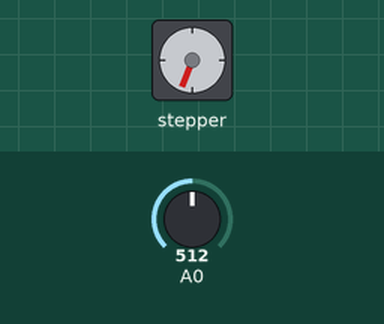
This sketch was run on a simulated Arduino Uno, built with avr-gcc and run on an emulated ATmega328P. On the bench: stepper motor. The test bench sets the inputs (shaded band); at power-on: A0 = 512. Stepper angles assume 200 steps per turn.

Above: at 5.9 s.
6.0 s: A0 set to 716
At 6.45 s:
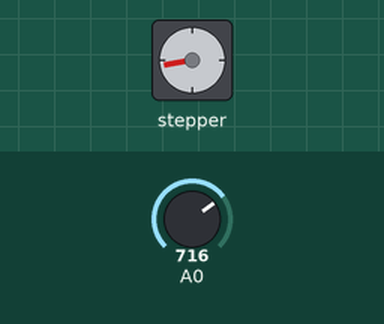
At 7.05 s:
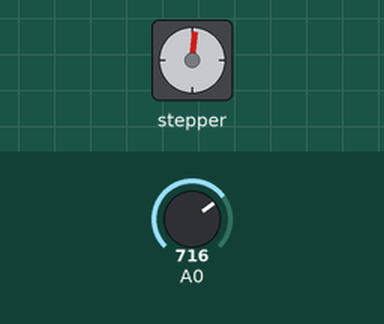
9.0 s: A0 set to 1023
At 9.75 s:
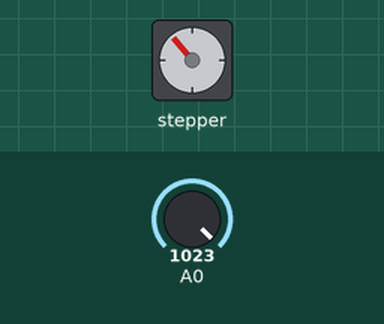
12.0 s: A0 set to 900
Timing chart, 0 to 15.0 s (numbered marks = the images above; inputs shaded):
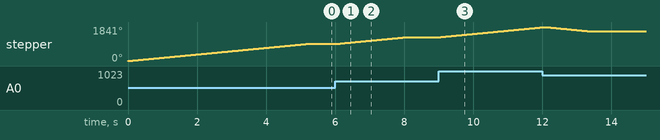

Measured:
- after the input at 6.0 s, stepper: turns 367° clockwise in 2.0 s, starting at once
- after the input at 9.0 s, stepper: keeps turning clockwise at about 180°/s, starting at once
- by itself, stepper: turns 921° clockwise in 5.1 s

The sketch:

stepper_test.ino
```cpp
/*
 Stepper Motor Control - one step at a time

 This program drives a unipolar or bipolar stepper motor.
 The motor is attached to digital pins 8 - 11 of the Arduino.

 The motor will step one step at a time, very slowly.  You can use this to
 test that you've got the four wires of your stepper wired to the correct
 pins. If wired correctly, all steps should be in the same direction.

 Use this also to count the number of steps per revolution of your motor,
 if you don't know it.  Then plug that number into the oneRevolution
 example to see if you got it right.

 Created 30 Nov. 2009
 by Tom Igoe

 */

#include <Stepper.h>

const int stepsPerRevolution = 200;  // change this to fit the number of steps per revolution
                                     // for your motor

// initialize the stepper library on pins 8 through 11:
// 8 - IN1, 9 - IN2. other side: 10 - IN3, 11 - IN4
// wires of each coil are connected to one side of driver
Stepper myStepper(stepsPerRevolution, 8,9,10,11);

int stepCount = 0;         // number of steps the motor has taken
int previous = 0;        // option 2

void setup() {
  // initialize the serial port:
  // Serial.begin(9600);
  myStepper.setSpeed(30);  // option 2
}

void loop() {
  // get the sensor value
  int val = analogRead(0);

  // move a number of steps equal to the change in the
  // sensor reading
  if (val-previous !=0 )
    myStepper.step(val - previous);

  // remember the previous value of the sensor
  previous = val;

  // step one step:
  //myStepper.step(1);
  //Serial.print("steps:" );
  //Serial.println(stepCount);
  //stepCount++;
  //delay(500);
}
```
